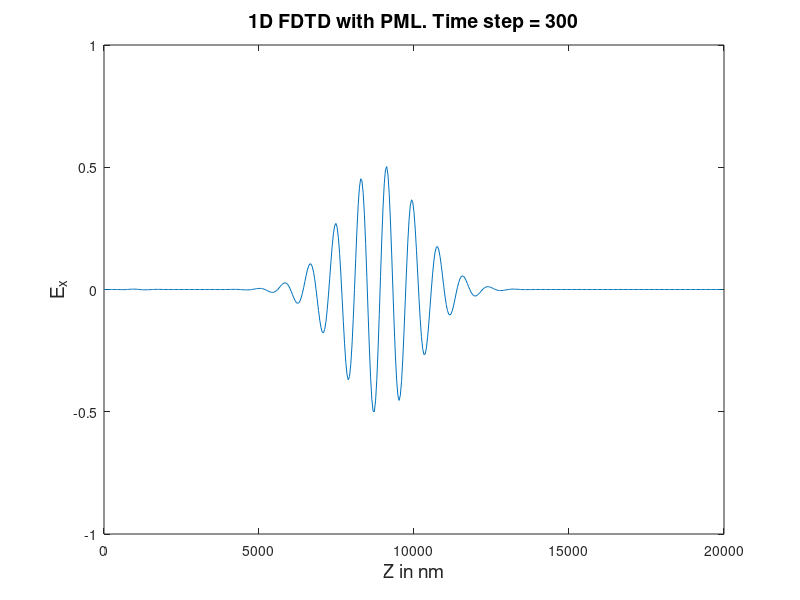

Here is the MATLAB script that generated this plot:
% 1D FDTD method.
% With PML Boundary conditions.
% All units in eV,fs, nm.

%--------------------------------------------------------------------%
clc
close all
clear all
%--------------------------------------------------------------------%


% Speed of light in nm/fs.
light_spd = 299.792458; 

% S = 1 courant factor OLD
% Courant factor.
cfl_factor = 0.99;

%dz = light_spd * dt /  cfl_factor;
dx = 40;

% Time step in femto seconds.
dt = dx * cfl_factor / light_spd; 

% Maximum time limit.
t_max = 300; 
t0 = 20;


% Permeability of free space in (V fs^2/e nm).
mu0 = 2.013354451e-4;

% Permittivity of free space in (e / V nm).
eps0 = 55.26349597e-3;

% Planck's constant.
h = 0.6582119514;

% Frequency of light in eV (electron-volts).
omega_ev = 1.5;

% Frequency of light in (1/fs).
omega = omega_ev / h;

% Width of electric beam.
tau = 6.0;

% Position index of source.
src_position = 75;

% 1D grid size.
grid_size = 500;

% Space axis
Z = (0:grid_size - 1) .* dx;

% Permitivity array.
eps(1:349) = eps0;

% Permitivity array.
eps(350:grid_size) = eps0 * 2.5;

% Permeability array.
mu(1:grid_size) = mu0;

% Conductivity array.
sigma(1:grid_size) = 0;

% Width of PML layer.
pml_width = 55;

% Optimal polynomial order for grading sigma array (pp 293, Taflove).
m = 3;

% Impedance.
eta = sqrt(mu0 / eps0);

% Required reflection factor.
R = 1e-8;

% Taflove, pp 293, Eq 7.62.
sigma_max = -(m+1) * log(R) / (2 * eta * pml_width * dx);

% Taflove, pp 292, Eq 7.60a.
for i = 1:pml_width
    sigma_in_pml = ((i / pml_width) .^ m) * sigma_max;

    % Lossy electric conductivity profile.
    sigma(grid_size-pml_width+i) = sigma_in_pml;
    sigma(pml_width-i+1) = sigma_in_pml;
end


% Eq 7.8 Taflove, pp 275
% Magnetic conductivity loss.
sigma_star(1:grid_size) = sigma .* mu0 ./ eps0;

% PML constants.
A = ((mu - 0.5 * dt * sigma_star) ./ (mu + 0.5 * dt * sigma_star));
B = (dt / dx) ./ (mu + 0.5 * dt * sigma_star);
C = ((eps - 0.5 * dt * sigma)./(eps + 0.5 * dt * sigma));
D = (dt / dx) ./ (eps + 0.5 * dt * sigma);

% Electromagnetic field projections in space array.
hy(1:grid_size) = 0.0;
ex(1:grid_size) = 0.0;

% Plot configuration.
fh = figure(1);
set(fh, 'Color', 'white');

% Time loop.
for time_step = 1:t_max
        % Insert source in certain space grid.
        % Electric field is an Gaussian envelop.
        t = time_step * dt;
        source = exp(-(((t0 - t) / tau) .^ 2)) .* cos(omega .* t);
        ex(src_position) = ex(src_position) + source;
        

        % Hy field calculation.
        for i = 1:grid_size - 1
            hy(i) = A(i) * hy(i) - B(i) * (ex(i+1) - ex(i));
        end

        % Ex field calculation.
        for i = 2:grid_size - 1
            ex(i) = C(i) * ex(i) - D(i) * (hy(i) - hy(i-1));
        end

        %ex(grid_size) = ex(grid_size - 1);


        % Draw plot.
        figure(1)
        plot(Z, ex)
        xlabel('Z in nm','fontSize', 14);
        ylabel('E_x','fontSize', 14);

        time_step_str = int2str(time_step);
        title(['1D FDTD with PML. Time step = ', time_step_str],'fontSize', 14);
        axis([0 grid_size*dx -1 1]);
        getframe();
end